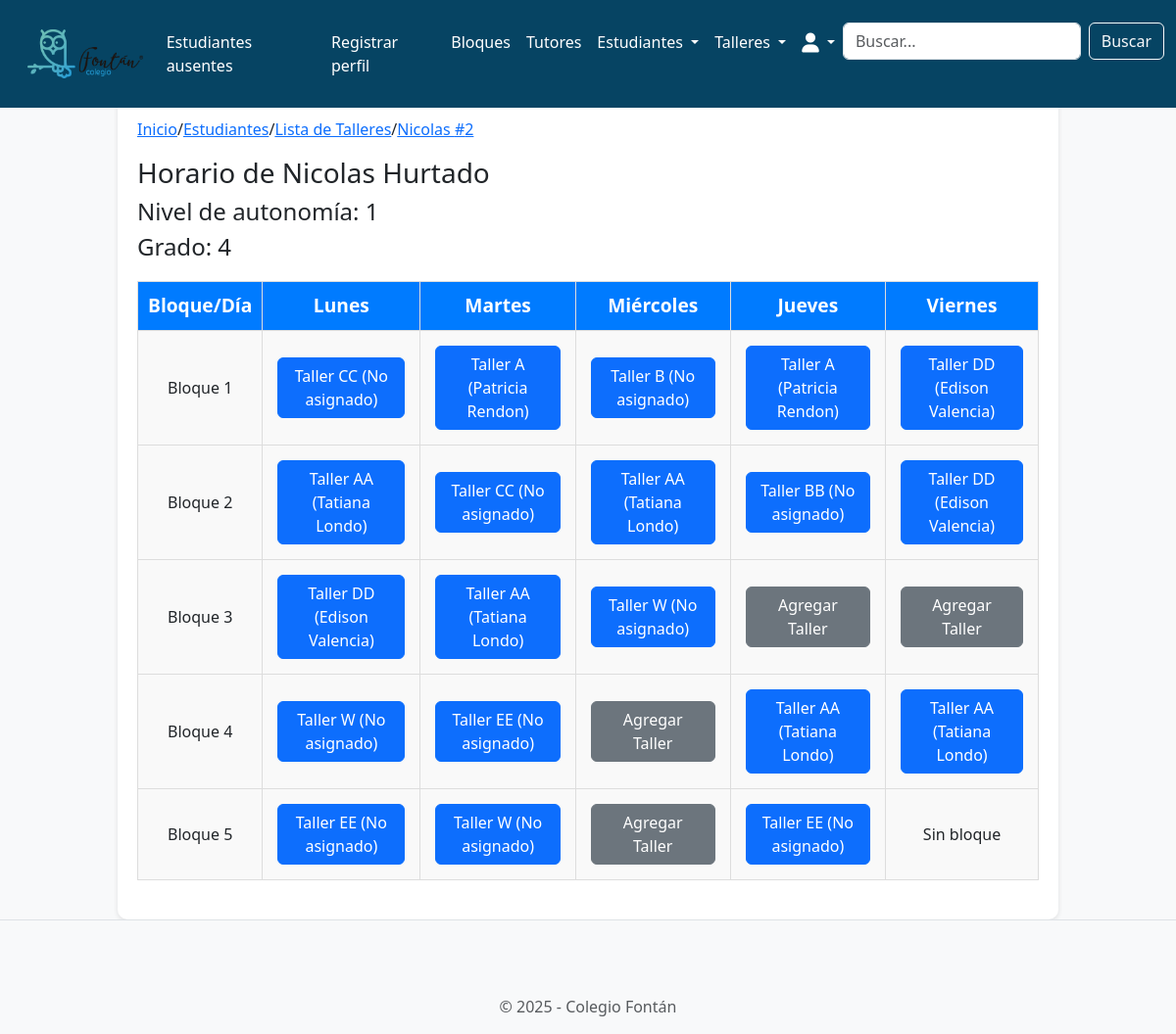
/schedules/2/schedule/ (signed in), run on the app's committed database.
### students/models.py (models this page shows, shortened)
class Student(models.Model):
    STATUS_CHOICES = [
        ('present', 'Presente'),
        ('absent', 'Ausente'),
        ('neutral', 'No llamado'),
    ]
    student_id = models.AutoField(primary_key=True)
    name = models.CharField(max_length=100)
    lastname = models.CharField(max_length=100)
    id_number = models.IntegerField(unique=True)
    autonomy_level = models.IntegerField(
        choices=[
            (1, 'Nivel 1'),
            (2, 'Nivel 2'),
            (3, 'Nivel 3'),
        ],
        default=1,
    )
    extended_vacation = models.BooleanField(default=False)
    grade = models.IntegerField(
        choices=[
            (1, '1'),
            (2, '2'),
            (3, '3'),
            (4, '4'),
            (5, '5'),
            (6, '6'),
            (7, '7'),
            (8, '8'),
            (9, '9'),
            (10, '10'),
            (11, '11'),
        ],
        default=1,
    )
    status = models.CharField(
        max_length=10,
        choices=STATUS_CHOICES,
        default='neutral'
    )
    workshop = models.ForeignKey('workshops.Workshop', on_delete=models.SET_NULL, null=True, blank=True)
    last_reset = models.DateTimeField(default=now)
    rotation_workshop = models.CharField(max_length=200, blank=True, null=True)

### workshops/models.py (models this page shows, shortened)
class Workshop(models.Model):
    WORKSHOP_TYPES = [
        ('primary', 'Primaria'),
        ('high_school', 'Bachillerato'),
        ('collective', 'Colectivo'),
    ]
    workshop_id = models.AutoField(primary_key=True)
    name = models.CharField(max_length=100, unique=True)
    tutor = models.ForeignKey(
        'tutors.Tutor',
        on_delete=models.SET_NULL,
        null=True,
        blank=True,
        related_name='workshops'  # Esta línea permite acceder a los talleres desde el tutor
    )
    max_capacity = models.IntegerField(default=25)
    type = models.CharField(
        max_length=20,
        choices=WORKSHOP_TYPES,
        default='primary'
    )

### schedules/views.py (the view, shortened to what this page needs)
# urls.py: path('<int:student_id>/schedule/', views.student_schedule, name='student_schedule'),
def student_schedule(request, student_id):
    student = get_object_or_404(Student, student_id=student_id)
    schedule, workshops = get_schedule_and_workshops(student)
    workshop_id = request.GET.get('workshop_id')
    days_of_week = ["Monday", "Tuesday", "Wednesday", "Thursday", "Friday"]
    if student.grade > 5:
        blocks_per_day = {
            "Monday": 4,
            "Tuesday": 4,
            "Wednesday": 4,
            "Thursday": 4,
            "Friday": 3,
        }
    else:
        blocks_per_day = {
            "Monday": 5,
            "Tuesday": 5,
            "Wednesday": 5,
            "Thursday": 5,
            "Friday": 4,
        }
    num_blocks = range(1, max(blocks_per_day.values()) + 1)
    student_schedule = Schedule.objects.filter(student=student).select_related('block')
    schedule_table = [
        [
            {
                "day": day,
                "block_number": block_number if block_number <= blocks_per_day[day] else None,
                "workshop": next(
                    (entry.block.workshop for entry in student_schedule
                     if entry.block.block_number == block_number and entry.block.day == day),
                    None
                ) if block_number <= blocks_per_day[day] else None,
                "tutor": next(
                    (entry.block.workshop.tutor.user.get_full_name() for entry in student_schedule
                     if entry.block.block_number == block_number and entry.block.day == day and entry.block.workshop.tutor),
                    None
                ) if block_number <= blocks_per_day[day] else None,
            }
            for day in days_of_week
        ]
        for block_number in num_blocks
    ]
    context = {
        "student": student,
        "schedule_table": schedule_table,
        "days_of_week": days_of_week,
        "num_blocks": num_blocks,
        "workshops": workshops,
    }
    return render(request, "schedules/student_schedule.html", context)

### schedules/views.py (called while the page is built)
def get_schedule_and_workshops(student_or_tutor):
    schedule = {
        "Monday_Thursday": ["7:40-9:10", "9:40-11:00", "11:20-12:40", "1:20-2:40"]
        if student_or_tutor.grade > 5
        else ["7:40-8:40", "9:10-10:20", "10:40-11:50", "12:30-1:30", "1:50-2:40"],
        "Friday": ["7:40-9:10", "9:50-11:20", "11:50-1:20"]
        if student_or_tutor.grade > 5
        else ["7:40-8:40", "9:10-10:20", "10:40-11:50", "12:20-1:20"],
    }
    workshop_types = ['high_school', 'collective'] if student_or_tutor.grade > 5 else ['primary', 'collective']
    workshops = Workshop.objects.filter(type__in=workshop_types)
    return schedule, workshops

### schedules/templates/schedules/student_schedule.html (shortened to what this page needs)
{% extends 'base.html' %}
{% block breadcrumb %}
  <a href="{% url 'home.home' %}">Inicio</a>
  <span>/</span>
  <a href="{% url 'students.student_list' %}">Estudiantes</a>
  <span>/</span>
  <a href="{% url 'workshops:list_workshops' %}">Lista de Talleres</a>
  <span>/</span>
  <a href="{% url 'student_schedule' student.student_id %}">{{ student.name }} #{{ student.student_id }}</a>
  {% endblock %}
{% load static %}
{% block content %}
<div class="schedule-container">
    <h3 class="schedule-title">Horario de {{ student.name }} {{ student.lastname }}</h3>
    <h4>Nivel de autonomía: {{ student.autonomy_level }}</h4>
    <h4>Grado: {{ student.grade }}</h4>
    <div class="table-wrapper">
        <table class="schedule-table">
            <thead>
                <tr>
                    <th>Bloque/Día</th>
                    {% for day in days_of_week %}
                        <th>
                            {% if day == "Monday" %} Lunes
                            {% elif day == "Tuesday" %} Martes
                            {% elif day == "Wednesday" %} Miércoles
                            {% elif day == "Thursday" %} Jueves
                            {% elif day == "Friday" %} Viernes
                            {% else %} {{ day }}
                            {% endif %}
                        </th>
                    {% endfor %}
                </tr>
            </thead>
            <tbody>
                {% for row in schedule_table %}
                <tr>
                    <td class="schedule-block">Bloque {{ row.0.block_number }}</td>
                    {% for cell in row %}
                    <td class="schedule-cell">
                        {% if cell.block_number %}
                            {% if cell.workshop %}
                                <a href="{% url 'select_workshop' student.student_id cell.day cell.block_number %}"
                                    class="btn btn-primary edit-workshop-button">
                                    {{ cell.workshop.name }}
                                    {% if cell.tutor %}
                                        ({{ cell.tutor }})
                                    {% else %}
                                        (No asignado)
                                    {% endif %}
                                </a>
                            {% else %}
                                <a href="{% url 'select_workshop' student.student_id cell.day cell.block_number %}"
                                class="btn btn-secondary add-workshop-button">
                            Agregar Taller
                                </a>
                            {% endif %}
                        {% else %}
                            <span>Sin bloque</span>
                        {% endif %}
                    </td>
                    {% endfor %}
                </tr>
                {% endfor %}
            </tbody>
        </table>
    </div>
</div>
{% endblock %}

### horariosfontanproyecto/templates/base.html (style rules this page uses)
body { background-color: #f8f9fa; }

### horariosfontanproyecto/templates/navbar.html (style rules this page uses)
:root { --primary-color: #064463; --secondary-color: #1C5471; --hover-color: #163E59; --text-color: #fff; --bg-color: #f9f9f9; }

### data on the page
Student: name "Nicolas", student_id "2", lastname "Hurtado", autonomy_level "1", grade "4"
Workshop: workshop.name "Taller CC", shows "(No asignado)"
Workshop: workshop.name "Taller A", tutor "Patricia Rendon"
Workshop: workshop.name "Taller B", shows "(No asignado)"
Workshop: workshop.name "Taller DD", tutor "Edison Valencia"
Workshop: workshop.name "Taller AA", tutor "Tatiana Londo"
Workshop: workshop.name "Taller BB", shows "(No asignado)"
Workshop: workshop.name "Taller W", shows "(No asignado)"
Workshop: workshop.name "Taller EE", shows "(No asignado)"

### other printed values
{{ row.0.block_number }} "1" "2" "3" "4" "5"
